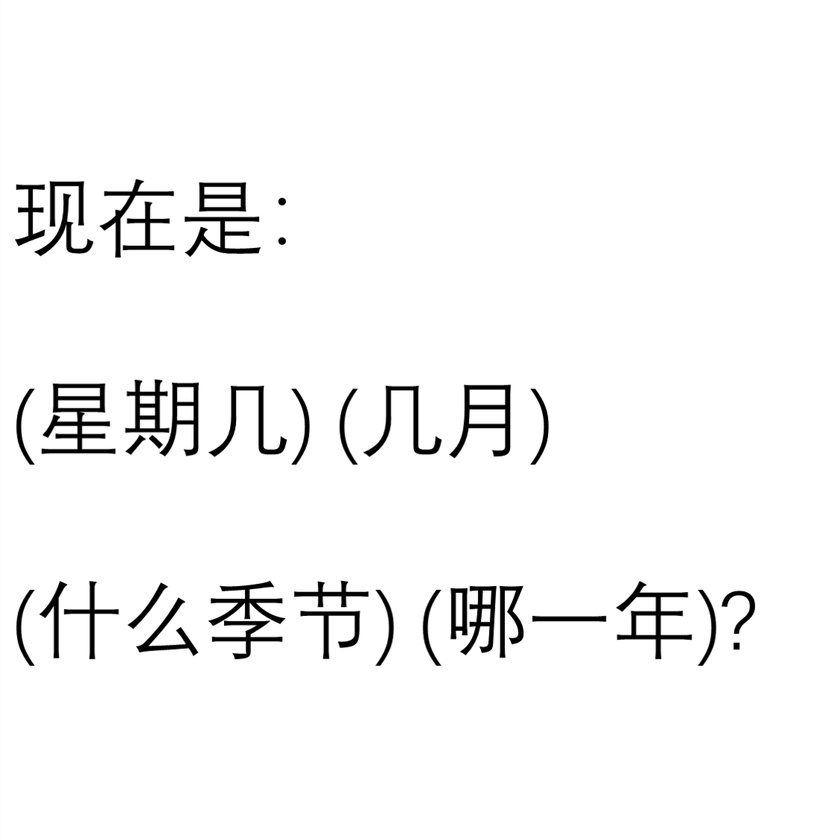
#> input picture data/background_images/Q1.jpg, 840 x 840 px, shrunk from 1125 x 1125 before the run; its folder holds only this picture in this run
$ python visualize_soft_roi_and_trajectory.py
#> lines starting #> are read from the running program, lines starting #| are printed output that depends on the picture
### lsh_eye_analysis/analysis/event_analyzer.py
#!/usr/bin/env python
# -*- coding: utf-8 -*-
"""
眼动事件分析模块
基于用户提供的参考代码实现IVT分段算法和ROI统计
"""

import os
import math
import numpy as np
import pandas as pd
from scipy import stats
from typing import Dict, List, Tuple, Any
import re

###############################################################################
# ROI 定义 (基于用户提供的代码)
###############################################################################
USER_DEFINED_ROI = {
    "n2q1": {
        "keywords": [
            ("KW_n2q1_1", 0.01, 0.5886, 0.39, 0.4164),
            ("KW_n2q1_2", 0.39, 0.5886, 0.668, 0.4164),
            ("KW_n2q1_3", 0.01, 0.3494, 0.49, 0.1716),
            ("KW_n2q1_4", 0.49, 0.3494, 0.915, 0.1716),
        ],
        "instructions": [
            ("INST_n2q1_1", 0.01, 0.8250, 0.355, 0.6500)
        ],
        "background": [
            ("BG_n2q1", 0, 0, 1, 1)
        ]
    },
    "n2q2": {
        "keywords": [
            ("KW_n2q2_1", 0.01, 0.5896, 0.466, 0.4104),
            ("KW_n2q2_2", 0.466, 0.5886, 0.95, 0.4164),
            ("KW_n2q2_3", 0.01, 0.3494, 0.49, 0.1716),
            ("KW_n2q2_4", 0.49, 0.3494, 0.999, 0.1716),
        ],
        "instructions": [
            ("INST_n2q2_1", 0.01, 0.8250, 0.754, 0.6500)
        ],
        "background": [
            ("BG_n2q2", 0, 0, 1, 1)
        ]
    },
    "n2q3": {
        "keywords": [
            ("KW_n2q3_1", 0.01, 0.5688, 0.18, 0.4152),
            ("KW_n2q3_2", 0.18, 0.5688, 0.34, 0.4152),
            ("KW_n2q3_3", 0.34, 0.5688, 0.51, 0.4152),
        ],
        "instructions": [
            ("INST_n2q3_1", 0.01, 0.8373, 0.788, 0.6757),
            ("INST_n2q3_2", 0.01, 0.3050, 0.999, 0.1450),
        ],
        "background": [
            ("BG_n2q3", 0, 0, 1, 1)
        ]
    },
    "n2q4": {
        "keywords": [
            ("KW_n2q4_1", 0.42, 0.9273, 0.76, 0.5757),
        ],
        "instructions": [
            ("INST_n2q4_1", 0.01, 0.8373, 0.42, 0.6757),
            ("INST_n2q4_2a", 0.01, 0.54, 0.999, 0.38),
            ("INST_n2q4_2b", 0.01, 0.2525, 0.788, 0.0845),
        ],
        "background": [
            ("BG_n2q4", 0, 0, 1, 1)
        ]
    },
    "n2q5": {
        "keywords": [],
        "instructions": [
            ("INST_n2q5_1a", 0.01, 0.8250, 0.428, 0.6500),
            ("INST_n2q5_1b", 0.01, 0.5886, 0.523, 0.4164),
            ("INST_n2q5_1c", 0.01, 0.3494, 0.77, 0.1716)
        ],
        "background": [
            ("BG_n2q5", 0, 0, 1, 1)
        ]
    }
}

# 常量设置
TIME_CUT = {
    "n2q1": (0, 0), "n2q2": (0, 0), "n2q3": (0, 0),
    "n2q4": (0, 0), "n2q5": (0, 0)
}

IVT_VELOCITY_THRESHOLD = 40.0
IVT_MIN_FIXATION_DURATION = 100
VELOCITY_MAX_LIMIT = 1000.0


class EventAnalyzer:
    """眼动事件分析器"""

    def __init__(self):
        self.roi_definitions = USER_DEFINED_ROI

    def map_to_n2q(self, adq_id: str) -> str:
        """将 nXqY 映射到 n2qY，以复用同一套 ROI"""
        if "q" not in adq_id:
            return adq_id
        parts = adq_id.split("q")
        if len(parts) < 2:
            return adq_id
        qnum = parts[-1]
        return f"n2q{qnum}"

    def normalize_roi(self, roi_list):
        """修正ROI坐标"""
        new_list = []
        for (rn, xmn, ymn, xmx, ymy) in roi_list:
            if xmn > xmx:
                xmn, xmx = xmx, xmn
            if ymn > ymy:
                ymn, ymy = ymy, ymn
            new_list.append((rn, xmn, ymn, xmx, ymy))
        return new_list

    def get_roi_def(self, adq_id):
        """获取ROI定义"""
        real_id = self.map_to_n2q(adq_id)
        roi_def = self.roi_definitions.get(real_id, {})
        kw = self.normalize_roi(roi_def.get("keywords", []))
        inst = self.normalize_roi(roi_def.get("instructions", []))
        bg = self.normalize_roi(roi_def.get("background", []))
        return kw, inst, bg

    # [351 lines left out: functions find_roi_label_for_point, compute_velocity, ivt_segmentation, calc_saccade_feature, calc_fixation_feature, majority_roi_for_event and 5 more, not called in this run]


def create_event_analyzer():
    """创建事件分析器实例"""
    return EventAnalyzer()


# 测试函数
# [12 lines that do not run on import are left out]

### lsh_eye_analysis/Visualization/visualize_soft_roi_and_trajectory.py
"""
可视化 Q1–Q5 背景图的 ROI，并叠加未校准的眼动轨迹。
- 通过常量 `GROUP_TYPE` 指定组别，从 `data/{group}_processed` 读取数据
- ROI 定义来自 `analysis.event_analyzer.EventAnalyzer`
- 输出文件保存到当前目录下的 `outputs`
"""
import os
import re
import sys
import random
import numpy as np
import pandas as pd
from PIL import Image, ImageDraw, ImageFont

GROUP_TYPE = "control"

def project_root():
    """返回项目根目录的绝对路径，用于构造数据与模块的查找路径"""
    return os.path.abspath(os.path.join(os.path.dirname(__file__), "..", ".."))

def data_dir(*parts):
    """拼接 `data/` 子目录的路径，例如 `data_dir('control_processed')`"""
    return os.path.join(project_root(), "data", *parts)

def load_background_image(q_num):
    """加载题目 Q{q_num} 的背景图，若不存在返回 `None`"""
    p = data_dir("background_images", f"Q{q_num}.jpg")
    if not os.path.exists(p):
        return None
    img = Image.open(p).convert("RGB")  # 背景图用 RGB，便于保存为 JPG
    return img

def ensure_output_dir():
    """确保 `outputs` 目录存在并返回其路径"""
    out = os.path.join(os.path.dirname(__file__), "outputs")
    os.makedirs(out, exist_ok=True)
    return out

def import_event_analyzer():
    """动态导入 ROI 分析器（提供 Q1–Q5 的 ROI 定义）"""
    sys.path.append(project_root())  # 将项目根目录加入搜索路径
    from analysis.event_analyzer import EventAnalyzer
    return EventAnalyzer()

# ======== 原来的“硬矩形 ROI”绘制函数（保留以便对比） ========

# [36 lines left out: function draw_rect_roi_layer, not called in this run]

# ======== 新增：soft ROI 可视化（用 p_roi 显示颜色深度） ========

def _sigmoid_np(x):
    """数值稳定版 sigmoid，用于 soft ROI 计算。"""
    x = np.clip(x, -50.0, 50.0)
    return 1.0 / (1.0 + np.exp(-x))

def soft_rect_prob_grid(w, h, roi, k=50.0):
    """
    对一个矩形 ROI，在整张图上计算 soft membership：
        p(x,y) ≈ 1 表示在矩形内，≈0 表示在外部。
    返回 shape=(h, w) 的概率图（注意先 y 再 x）。
    """
    _, xmn, ymn, xmx, ymy = roi

    # 像素中心的归一化坐标：
    #   x_norm ∈ (0,1)，从左到右
    #   y_norm ∈ (0,1)，从下到上（和 ROI 的归一化坐标保持一致）
    xs = (np.arange(w) + 0.5) / float(w)         # (w,)
    ys_img = (np.arange(h) + 0.5) / float(h)     # 图像坐标，从上到下
    ys = 1.0 - ys_img                            # 归一化坐标，从下到上

    X, Y = np.meshgrid(xs, ys)  # both shape (h, w)

    px1 = _sigmoid_np(k * (X - xmn))
    px2 = _sigmoid_np(k * (xmx - X))
    py1 = _sigmoid_np(k * (Y - ymn))
    py2 = _sigmoid_np(k * (ymy - Y))

    return px1 * px2 * py1 * py2  # (h, w)

def build_soft_map_for_roi_list(w, h, roi_list, k=50.0):
    """
    对一组 ROI 叠加 soft membership：
      p_total(x,y) = sum_r p_r(x,y)，再 clip 到 [0,1]
    返回 shape=(h, w) 的概率图。
    """
    if not roi_list:
        return np.zeros((h, w), dtype=np.float32)
    p_total = np.zeros((h, w), dtype=np.float32)
    for roi in roi_list:
        p_total += soft_rect_prob_grid(w, h, roi, k=k)
    # 多个 ROI 叠加后做一个截断（防止 >1）
    p_total = np.clip(p_total, 0.0, 1.0)
    return p_total

def soft_map_to_rgba(map_, color, alpha_max):
    """
    将 [0,1] 的概率图 map_ 映射成 RGBA 图层：
      - 颜色固定为 color
      - alpha = map_ * alpha_max
    """
    h, w = map_.shape
    rgba = np.zeros((h, w, 4), dtype=np.uint8)
    rgba[..., 0] = color[0]
    rgba[..., 1] = color[1]
    rgba[..., 2] = color[2]
    rgba[..., 3] = (map_ * alpha_max).astype(np.uint8)
    return Image.fromarray(rgba, mode="RGBA")

def draw_soft_roi_layer(base_img, roi_kw, roi_inst, roi_bg, k=50.0):
    """
    使用 soft ROI 的方式绘制 ROI：
    - inst / kw: 仍然基于各自 ROI 矩形的 soft membership
    - 背景 bg: 不再使用 roi_bg，而是定义为 inst+kw 的补集：
        p_bg(x,y) = 1 - clip(p_inst(x,y) + p_kw(x,y), 0, 1)
      即：所有非 inst/kw 的区域都是“背景”，inst/kw 内部 p_bg≈0。
    """
    w, h = base_img.size

    # inst / kw 的 soft 概率图（“正向”区域）
    map_inst = build_soft_map_for_roi_list(w, h, roi_inst, k=k)
    map_kw   = build_soft_map_for_roi_list(w, h, roi_kw,   k=k)

    # ---- 关键改动：背景 = inst/kw 的补集 ----
    # 正向区域的总体覆盖概率
    map_pos = np.clip(map_inst + map_kw, 0.0, 1.0)
    # 背景 = 非 inst/kw 的地方
    map_bg  = 1.0 - map_pos

    # 分别映射为三张透明图层，再叠加
    layer = Image.new("RGBA", (w, h), (0, 0, 0, 0))

    # 你可以按需要调整 alpha_max，控制“热度”的强弱
    bg_layer   = soft_map_to_rgba(map_bg,   (0, 128, 255),  90)  # 蓝：背景（淡一点）
    inst_layer = soft_map_to_rgba(map_inst, (255, 165, 0), 160)  # 橙：指令
    kw_layer   = soft_map_to_rgba(map_kw,   (255, 0, 0),   200)  # 红：关键词

    # 叠加顺序：先背景，再指令，再关键词（关键词优先显示）
    layer = Image.alpha_composite(layer, bg_layer)
    layer = Image.alpha_composite(layer, inst_layer)
    layer = Image.alpha_composite(layer, kw_layer)

    return layer

# ======== 把 draw_roi_layer 换成 soft 版 ========

def visualize_five_backgrounds():
    """生成 Q1–Q5 的 soft ROI 叠加背景图并保存到 `outputs`"""
    analyzer = import_event_analyzer()
    out_dir = ensure_output_dir()
    results = []
    for q in [1, 2, 3, 4, 5]:
        img = load_background_image(q)
#> in load_background_image, img is the input picture: PIL image 840x840 RGB; min 0, max 255, mean 246.1
        if img is None:
            continue
        kw, inst, bg = analyzer.get_roi_def(f"n2q{q}")  # 使用 n2q 映射获取 ROI 定义

        # 原来是 draw_rect_roi_layer，这里改成 soft 版（背景=inst+kw 的补集）
        roi_layer = draw_soft_roi_layer(img, kw, inst, bg, k=60.0)
#> after the loop in build_soft_map_for_roi_list, `for roi in roi_list:`:
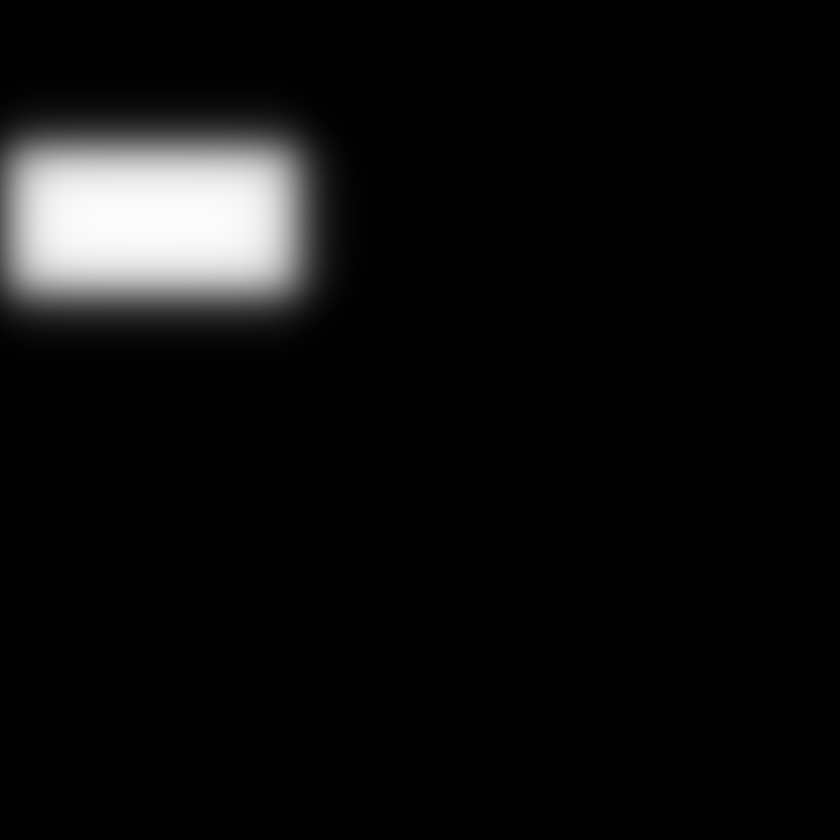
#> p_total: shape (840, 840) float32; min 1.93e-34, max 0.99, mean 0.0591
#> call 2 of build_soft_map_for_roi_list, with w = 840, h = 840, k = 60
#> after the loop in build_soft_map_for_roi_list (call 2), `for roi in roi_list:`:
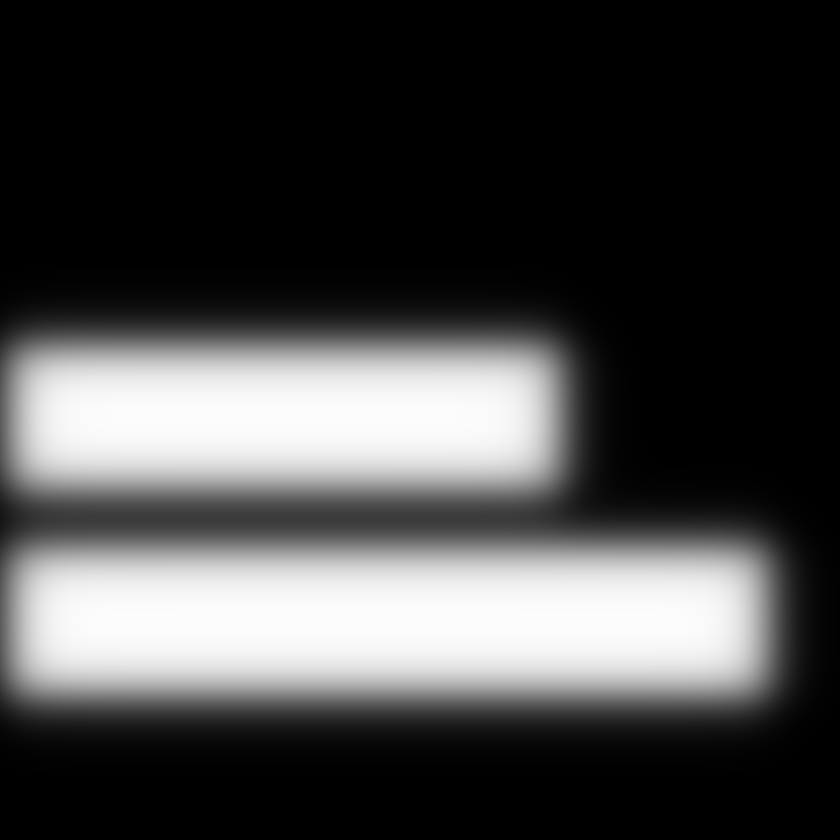
#> p_total: shape (840, 840) float32; min 1.18e-19, max 0.991, mean 0.272
#> in draw_soft_roi_layer, `layer = Image.new("RGBA", (w, h), (0, 0, 0, 0))`: layer: PIL image 840x840 RGBA; every value is 0
#> in draw_soft_roi_layer, `bg_layer   = soft_map_to_rgba(map_bg,   (0, 128, 255),  90)`:
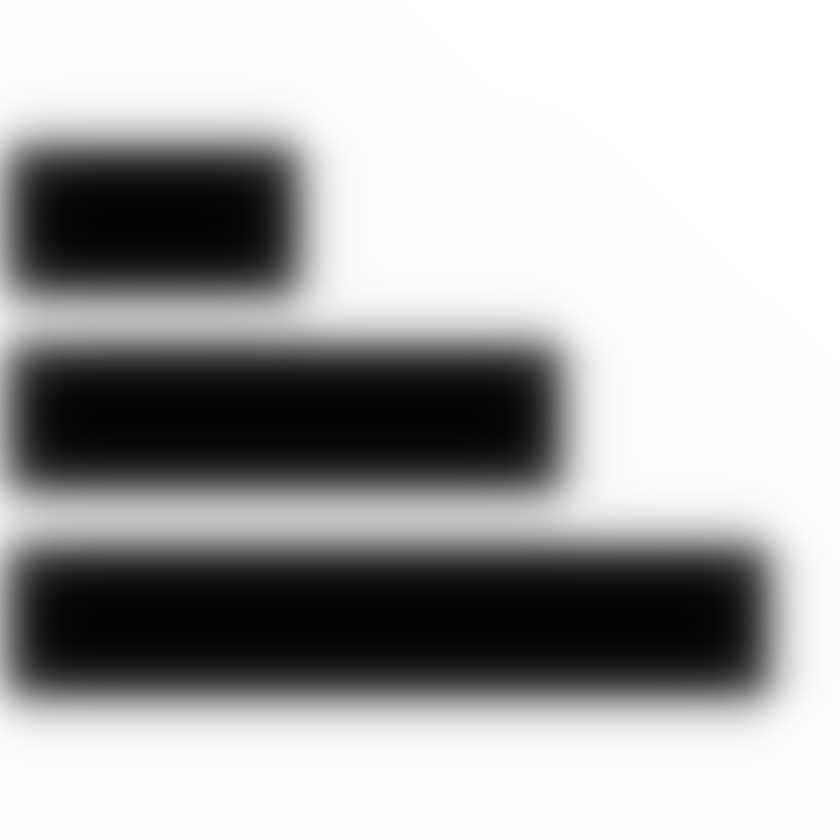
#> map_bg: shape (840, 840) float32; min 0.0095, max 1, mean 0.669
#> call 3 of soft_map_to_rgba, with color = (255, 0, 0), alpha_max = 200
#> in soft_map_to_rgba (call 3), `rgba[..., 3] = (map_ * alpha_max).astype(np.uint8)`:
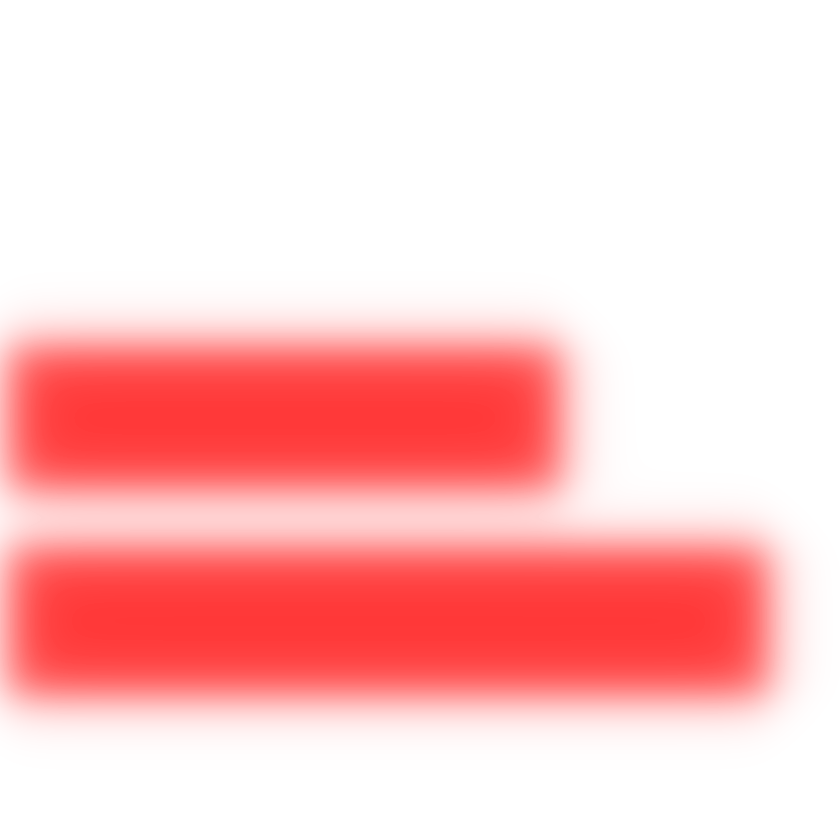
#> rgba: shape (840, 840, 4); mean of channels 0, 1, 2, 3 255, 0, 0, 54; transparent parts drawn white
#> in draw_soft_roi_layer, `layer = Image.alpha_composite(layer, inst_layer)`:
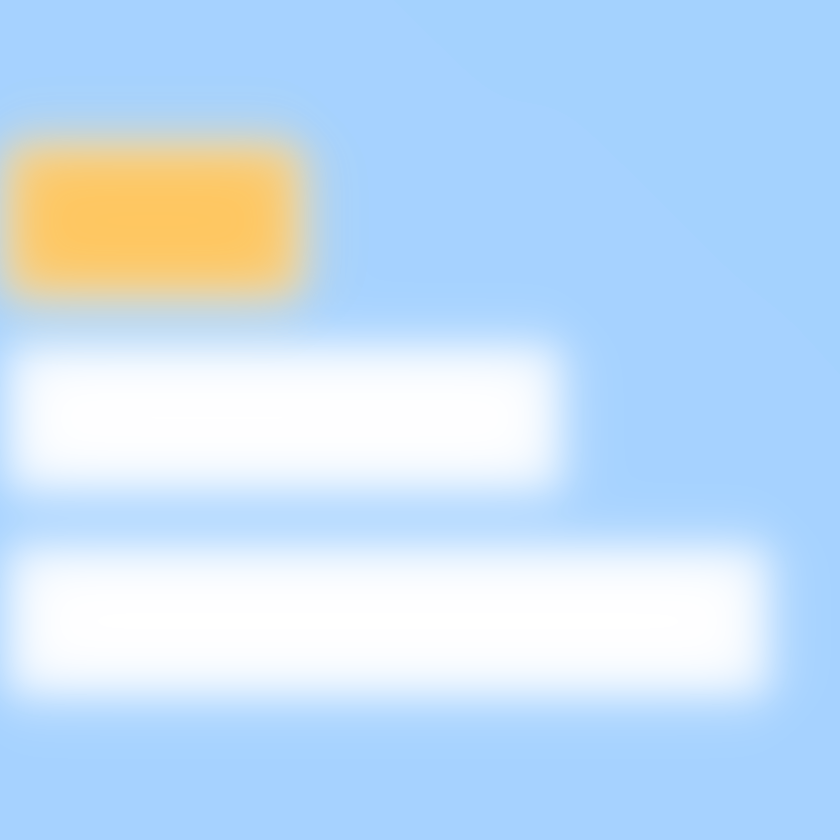
#> layer: PIL image 840x840 RGBA; mean R, G, B, A 18.5, 129, 233.2, 68.3; transparent parts drawn white

        combined = Image.alpha_composite(img.convert("RGBA"), roi_layer).convert("RGB")
        out_path = os.path.join(out_dir, f"background_Q{q}_soft_roi.jpg")
        combined.save(out_path)
        results.append(out_path)
    return results

# [31 lines left out: functions pick_random_processed_file, parse_q_num_from_filename, list_subject_q_files, not called in this run]

def pick_random_subject_folder(group_type, require_complete=True):
    """从指定组随机选择一个受试者文件夹。
    当 `require_complete=True` 时仅返回同时具备 Q1–Q5 的受试者。
    """
    root = data_dir(f"{group_type}_processed")
    if not os.path.exists(root):
        return None
    candidates = [os.path.join(root, d) for d in os.listdir(root) if os.path.isdir(os.path.join(root, d))]
    if not candidates:
        return None
    random.shuffle(candidates)  # 打乱顺序，保证随机性
    if require_complete:
        for folder in candidates:
            q_files = list_subject_q_files(folder)
            if all(q in q_files for q in [1,2,3,4,5]):
                return folder
    return candidates[0]

# [24 lines left out: function draw_trajectory_on_image, not called in this run]

def visualize_subject_all_questions(group_type):
    """为选定组中随机选择的受试者，依次绘制 Q1–Q5 的 soft ROI + 轨迹叠加图。
    返回输出文件路径列表。仅处理含 `x,y` 列且非空的 CSV。
    """
    folder = pick_random_subject_folder(group_type, require_complete=True)
    if not folder:
        return []
    q_files = list_subject_q_files(folder)
    out_dir = ensure_output_dir()
    analyzer = import_event_analyzer()
    results = []
    for q in [1,2,3,4,5]:
        fp = q_files.get(q)
        if not fp:
            continue
        df = pd.read_csv(fp)  # 读取当前题目的未校准数据
        if "x" not in df.columns or "y" not in df.columns or len(df) == 0:
            continue
        img = load_background_image(q)
        if img is None:
            continue
        kw, inst, bg = analyzer.get_roi_def(f"n2q{q}")
        roi_layer = draw_soft_roi_layer(img, kw, inst, bg, k=50.0)
        traj_layer = draw_trajectory_on_image(img, df)
        combined = Image.alpha_composite(img.convert("RGBA"), roi_layer)  # 先叠加 soft ROI
        combined = Image.alpha_composite(combined, traj_layer).convert("RGB")  # 再叠加轨迹
        out_name = f"trajectory_soft_{group_type}_Q{q}_{os.path.basename(fp).replace('.csv','')}.png"
        out_path = os.path.join(out_dir, out_name)
        combined.save(out_path)
        results.append(out_path)
    return results

# [23 lines left out: function visualize_random_uncalibrated, not called in this run]

def main():
    """生成 Q1–Q5 的 soft ROI 背景图，并为同一受试者生成 Q1–Q5 的轨迹图。"""
    bg_paths = visualize_five_backgrounds()
#> in visualize_five_backgrounds, `combined = Image.alpha_composite(img.convert("RGBA"), roi_layer).conve..`:
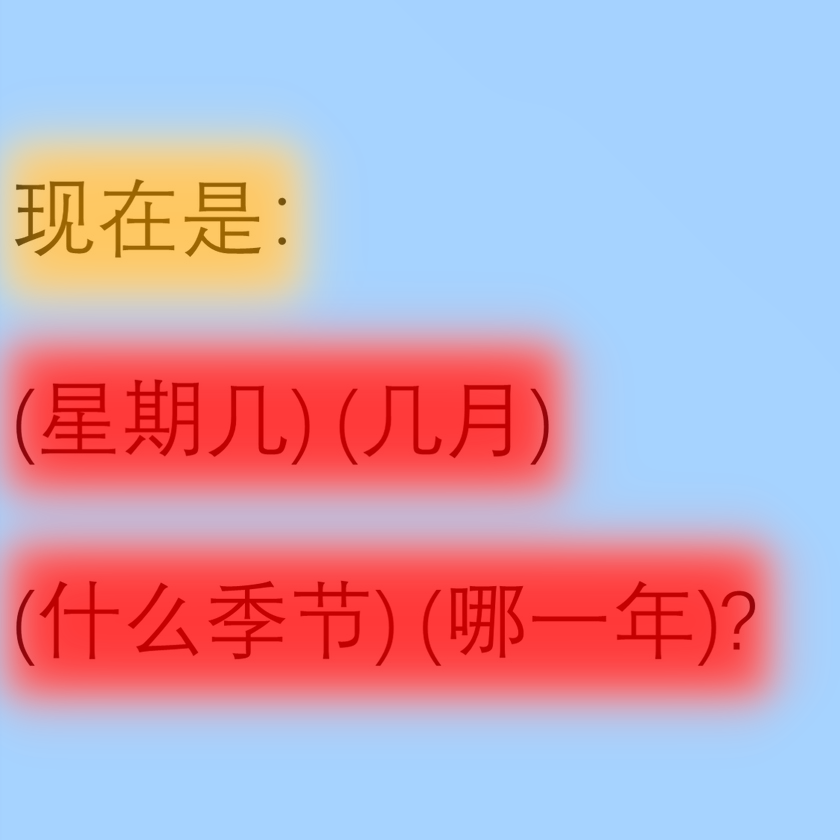
#> combined: PIL image 840x840 RGB; mean R, G, B 197.5, 167.9, 189.2
    traj_paths = visualize_subject_all_questions(GROUP_TYPE)
    print("Soft ROI backgrounds:", bg_paths)
    print("Soft subject trajectories:", traj_paths)

if __name__ == "__main__":
    main()
